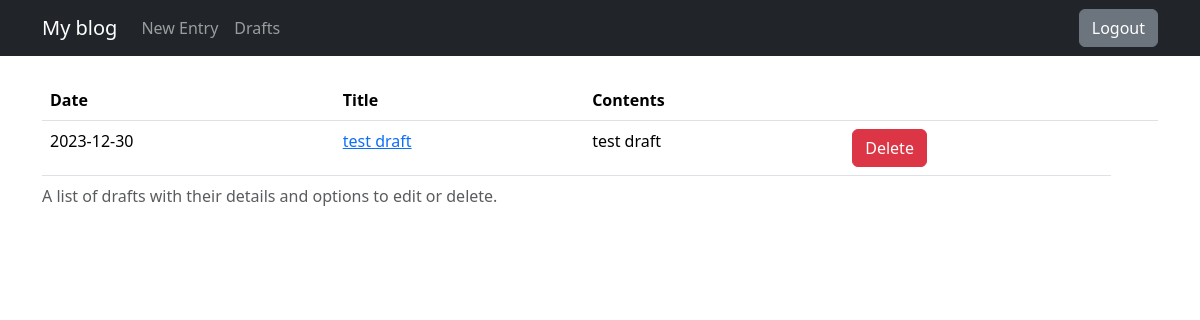
Page /drafts/ (signed in) on the committed database.
### blog/models.py (models this page shows)
class Entry(db.Model):
    id = db.Column(db.Integer, primary_key=True)
    title = db.Column(db.String(80), nullable=False)
    body = db.Column(db.Text, nullable=False)
    pub_date = db.Column(db.DateTime, nullable=False,
                         default=datetime.datetime.utcnow)
    is_published = db.Column(db.Boolean, default=False)

### blog/routes.py (the view)
@app.route("/drafts/", methods=['GET'])
@login_required
def list_drafts():
    drafts = Entry.query.filter_by(is_published=False).order_by(Entry.pub_date.desc())
    return render_template("drafts.html", drafts=drafts)

### blog/routes.py (called while the page is built)
def login_required(view_func):
    @functools.wraps(view_func)
    def check_permissions(*args, **kwargs):
        if session.get('logged_in'):
            return view_func(*args, **kwargs)
        return redirect(url_for('login', next=request.path))
    return check_permissions

### blog/templates/drafts.html
{% extends "base.html" %}
{% block content %}
<table class="table">
   <caption>A list of drafts with their details and options to edit or delete.</caption>
   <thead>
     <tr>
       <th scope="col">Date</th>
       <th scope="col">Title</th>
       <th scope="col">Contents</th>
       <th scope="col"></th>
       <th scope="col"></th>
     </tr>
   </thead>
   <tbody>
       {% for post in drafts %}
     <tr>
       <td>
           {{ post.pub_date.strftime('%Y-%m-%d') }}
       </td>
       <td>
           <a href="{{ url_for('edit_or_create_entry', entry_id=post.id) }}">
               {{ post.title }}
           </a>
       </td>
       <td>{{ post.body|truncate(100, true) }}</td>
       <td>
           <form action="{{ url_for('delete_entry', entry_id=post.id) }}" method="POST"
                 onsubmit="return confirm('Are you sure you want to delete this entry?');">
               <button type="submit" class="btn btn-danger">Delete</button>
           </form>
       </td>
     </tr>
     {% endfor %}
   </tbody>
 </table>
{% endblock %}

### blog/templates/base.html (style rules this page uses)
body { padding-top: 5rem; }

### rows in the picture
Entry: pub_date "2023-12-30", title "test draft", body "test draft"
